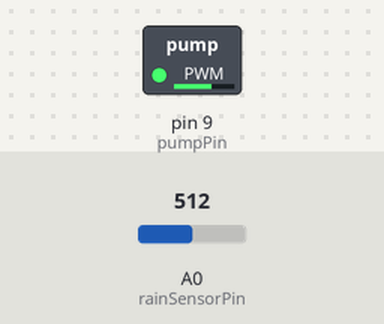
Recording of a sketch running on a simulated Arduino Uno, built with avr-gcc and run on an emulated ATmega328P. Parts: switched loads named in the sketch (green lamp = pin HIGH). The test bench sets the inputs (shaded band); at power-on: A0 (rainSensorPin) = 512.

Above: at 1.3 s.
1.4 s: A0 (rainSensorPin) set to 710
At 2.4 s:
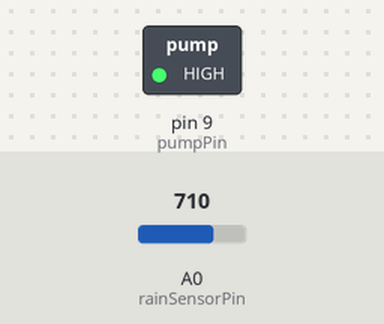
3.0 s: A0 (rainSensorPin) set to 306
At 3.6 s:
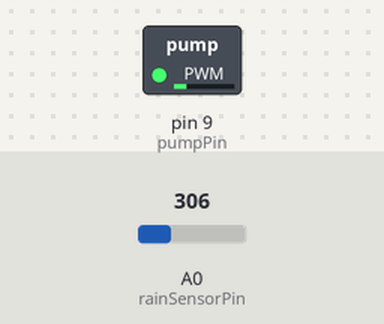
4.5 s: A0 (rainSensorPin) set to 284
At 5.7 s:
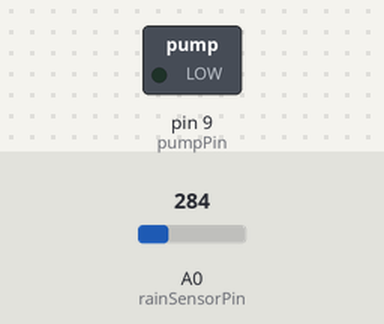
6.0 s: A0 (rainSensorPin) set to 511
At 7.1 s:
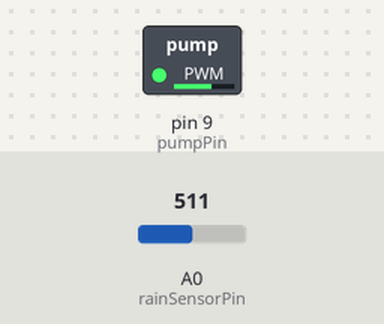
7.5 s: A0 (rainSensorPin) set to 716
At 8.2 s:
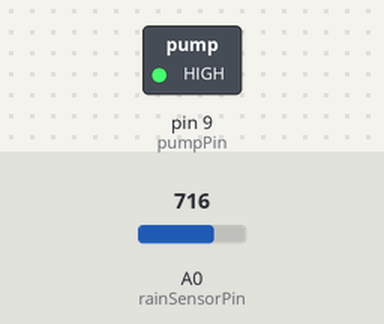
Timing chart, 0 to 10.0 s (numbered marks = the images above; inputs shaded):
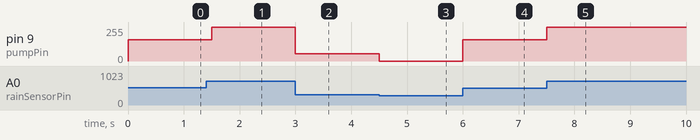

The sketch:

Hydroguard.ino
```cpp
// Pin Definitions
const int rainSensorPin = A0; // Pin connected to the rain sensor (analog input)
const int pumpPin = 9;        // Pin connected to the relay controlling the water pump (PWM output)

// Water level thresholds (analog values for the rain sensor)
const int minLevel = 300; // Minimum water level (sensor value range: 0-1023)
const int maxLevel = 700; // Maximum water level (sensor value range: 0-1023)

// Variables
int sensorValue = 0; // Variable to store the rain sensor's value
int pumpSpeed = 0;    // Variable to control the pump speed

void setup() {
  pinMode(rainSensorPin, INPUT); // Set rain sensor pin as input
  pinMode(pumpPin, OUTPUT);      // Set pump pin as output

  // Initialize the pump to off
  analogWrite(pumpPin, 0);
}

void loop() {
  // Read the value from the rain sensor
  sensorValue = analogRead(rainSensorPin);

  // Check if the water level has reached or exceeded the minimum level
  if (sensorValue >= minLevel) {
    // If the water level is below maxLevel, pump slowly
    if (sensorValue < maxLevel) {
      // Map the sensor value between minLevel and maxLevel to a pump speed between 50 and 255
      pumpSpeed = map(sensorValue, minLevel, maxLevel, 50, 255);
    }
    // If the water level exceeds maxLevel, pump faster
    else {
      pumpSpeed = 255; // Max speed
    }

    // Control the pump speed based on the water level
    analogWrite(pumpPin, pumpSpeed);
  }
  // If the water level is below the minimum level, stop the pump
  else {
    analogWrite(pumpPin, 0);
  }

  // Add a small delay to avoid rapid changes and ensure smooth operation
  delay(500); // Delay in milliseconds
}
```

Measured:
- the behaviour switches between 300 and 299 on A0 (rainSensorPin) (found by bisection; images 2 and 3)
- after the input at 1.4 s, pin 9 (pumpPin): 158/255 → 255/255 after 0.10 s
- after the input at 3.0 s, pin 9 (pumpPin): 255/255 → 53/255 at once
- after the input at 4.5 s, pin 9 (pumpPin): 53/255 → 0/255 at once
- after the input at 6.0 s, pin 9 (pumpPin): 0/255 → 158/255 at once
- after the input at 7.5 s, pin 9 (pumpPin): 158/255 → 255/255 at once
